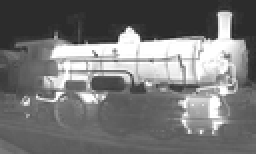
%> input picture K6.png, 128 x 77 px, shrunk from 334 x 200 before the run (shown 2 times larger)
$ octave MAIN.m   (GNU Octave 9; MATLAB toolbox functions it lacks are replaced by stand-ins)
%> lines starting %> are read from the running program, lines starting %| are printed output that depends on the picture; in (x1, y1, x2, y2) boxes, pixels count from 0 and x2, y2 are one past the last pixel; in counts of white or black regions, pixels touching at a corner belong together; the program's own positions count from 1
%%%%%%%%%%%%%%%%%%%%%%%%%%%%%%%%%%%%%%%%%%%%%%%%%%%%%%%%%%%%%%%%%%%%%%%%%%
% All rights reserved.
% This work should only be used for nonprofit purposes.
% Please cite the paper when you use this code:
% Kat齬c齩餷u, F. (2020). Edge detection method based on heat conduction matrix for infrared images.
% Optical Engineering, 59(9), 093103.
%
% AUTHOR:
%     Ferzan Kat齬c齩餷u,Duzce University, TURKEY.
%     email:katirciogluferzan@gmail.com
%%%%%%%%%%%%%%%%%%%%%%%%%%%%%%%%%%%%%%%%%%%%%%%%%%%%%%%%%%%%%%%%%%%%%%%%%%

clear all;
close all;
clc;
tic
%---------------------------------------------------------------------------
img = imread('K6.png');
%> img is the input picture: size 77x128x3 uint8; min 36, max 255, mean 117.3
img=rgb2gray(img);
%> img: size 77x128 uint8
img=imresize(img,1);
figure; imshow(img);


% STEP 1:Calculation of the average heat conduction matrix
%------------------------------------------------------------------------------------------
img1=img;

h=size(img1,1);
%> h = 77
w=size(img1,2);
%> w = 128

heatmat=zeros(h,w);


   for i=2: (h-2);
        for j=2: (w-2);
        maskGray=zeros(1,9) ;

          for b=1:9;
          [x]=ikomsu(b,i);
          [y]=jkomsu(b,j);

                       col = img1(x,y);
                       maskGray (b) =col;

          end

        [heat_top]=heattrans(maskGray);

        heatmat(i,j)=heat_top;

     end
   end
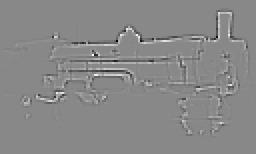
%> heatmat: size 77x128 double (shown 2 times larger); min -18015, max 15622.1, mean 4.5; drawn with min black and max white
%> after the loop, maskGray = [103 103 96 103 96 105 104 97 103]

% STEP 2:Edge Detection
%--------------------------------------------------------------------------------------------
  for i=2: (h);
        for j=2: (w);
             if(heatmat(i,j)>100)
            edge_im(i,j)=255;
             else
            edge_im(i,j)=0;


            end

        end
 end
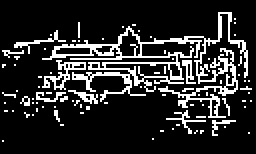
%> edge_im: size 77x128 double (shown 2 times larger); 16.1% white in thin lines or dots, all inside (x1, y1, x2, y2) = (1, 6, 126, 71)
edge_im=uint8(edge_im);
figure; imshow(edge_im); title('Edge image');
toc
%-------------------------------------------------------------------------
% STEP 3: Image Quality Assessment for Edge Detection Aplication

%1.ESSIM

[ESSIM_index] = ESSIM(img,edge_im)

%2. IoU
IoU_Value=iou(img,edge_im)

%3. NCC
NCC_Value=NormalizedCrossCorrelation(img,edge_im)

%4.Edge Intensity
enh1 = sobel_enh_conv(edge_im);
edge_intensity = sum(enh1(:))

%-----------------------------------------------------------------------------------
%FUNCTIONS
%-----------------------------------------------------------------------------------
% [51 lines left out: functions ikomsu, jkomsu, not called in this run]

function [ESSIM_index] = ESSIM(Ref_img, Dis_img)

Ref_img = double(Ref_img);
Dis_img = double(Dis_img);

if size(Ref_img,3)==3
    Ref_img = 0.299 * double(Ref_img(:,:,1)) + 0.587 * double(Ref_img(:,:,2)) + 0.114 * double(Ref_img(:,:,3));
    Dis_img = 0.299 * double(Dis_img(:,:,1)) + 0.587 * double(Dis_img(:,:,2)) + 0.114 * double(Dis_img(:,:,3));
end

[M,N]=size(Ref_img);
%> M = 77; N = 128
f = max(1,round(min(M,N)/256));
%> f = 1
%downsampling by f
%use a simple low-pass filter
if(f>1)
    lpf = ones(f,f);
    lpf = lpf/sum(lpf(:));
    Ref_img = imfilter(Ref_img,lpf,'symmetric','same');
    Dis_img = imfilter(Dis_img,lpf,'symmetric','same');

    Ref_img = Ref_img(1:f:end,1:f:end);
    Dis_img = Dis_img(1:f:end,1:f:end);
end
[m,n]=size(Ref_img);
%> m = 77; n = 128

% Fractional gradient
[g1]=directional_gradient(Ref_img);
[g2]=directional_gradient(Dis_img);
%> in directional_gradient (call 2), `g(:,:,4)=filter2(K4,f,'same');`:
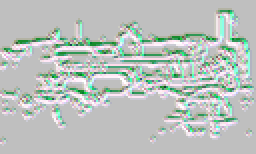
%> g: size 77x128x4 double (shown 2 times larger); mean R, G, B, A 0, 0, 0, 0; mean of the top-left, top-right, bottom-left and bottom-right quarters -2.5, -0.3, 0.4, 2.4; transparent parts drawn white
L=255;
alfa=0.5;
K(1)=10;
C1 = (K(1)*L).^(2*alfa);


grad1=abs(g1(:,:,[1,3])-g1(:,:,[2,4])).^alfa;
grad2=abs(g2(:,:,[1,3])-g2(:,:,[2,4])).^alfa;

[Y X]=meshgrid(1:n,1:m);
[x ind3]=max(grad1,[],3);
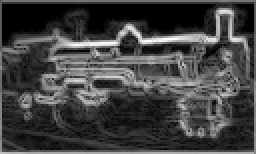
%> x: size 77x128 double (shown 2 times larger); min 0, max 18.59, mean 4.83; drawn with min black and max white
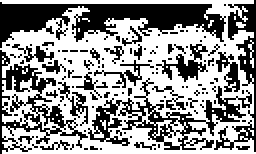
%> ind3: size 77x128 double (shown 2 times larger); values 1 (black) and 2 (white), 57.2% white; 119 black regions (104 under 20 px), largest, box (x1, y1, x2, y2) and area: (0, 1, 113, 24) 1301, (44, 39, 126, 75) 781, (0, 25, 44, 77) 614

ind=sub2ind([m,n,2],X(:),Y(:),ind3(:));
map=(2*grad1(ind).*grad2(ind)+C1)./(grad1(ind).^2+grad2(ind).^2+C1);
ESSIM_index=mean(map(:));
%> ESSIM_index = 0.989

end


function  [g]=directional_gradient(f)


[m,n]=size(f);
g=zeros(m,n,4);

K1=zeros(5);K2=K1; K3=K1; K4=K1;
Kt=1/16*[3 10 3;0 0 0; -3 -10 -3];
K1(2:4,2:4)=Kt;  K2=K1';
K3=1/16*[ 0     0     3     0     0;
    0    10     0     0     0;
    3     0     0     0    -3;
    0     0     0   -10     0;
    0     0    -3     0     0];
K4=rot90(K3);

g(:,:,1)=filter2(K1,f,'same');
g(:,:,2)=filter2(K2,f,'same');
g(:,:,3)=filter2(K3,f,'same');
g(:,:,4)=filter2(K4,f,'same');
end


function d = iou(in1,in2)

% inputs are bounding box vectors
if (isvector(in1) && numel(in1) == 4) && (isvector(in2) && numel(in2) == 4)
    intersectionBox = [max(in1(1:2), in2(1:2)), min(in1(3:4), in2(3:4))];
    iw = intersectionBox(3)-intersectionBox(1)+1;
    ih = intersectionBox(4)-intersectionBox(2)+1;
    if iw>0 && ih>0
        % compute overlap as area of intersection / area of union
        unionArea = (in1(3)-in1(1)+1)*(in1(4)-in1(2)+1)+...
                    (in2(3)-in2(1)+1)*(in2(4)-in2(2)+1)- iw*ih;
        d = iw*ih/unionArea;
    else
        d = 0;
    end
% inputs are bounding box matrices
elseif size(in1,2) == 4 && size(in2,2) == 4
    intersectionBox = [max(in1(:,1), in2(:,1)), max(in1(:,2), in2(:,2)),...
                       min(in1(:,3), in2(:,3)), min(in1(:,4), in2(:,4))];
    iw = intersectionBox(:,3)-intersectionBox(:,1)+1;
    ih = intersectionBox(:,4)-intersectionBox(:,2)+1;
    unionArea = bsxfun(@minus, in1(:,3), in1(:,1)-1) .*...
                bsxfun(@minus, in1(:,4), in1(:,2)-1)  +...
                bsxfun(@minus, in2(:,3), in2(:,1)-1) .*...
                bsxfun(@minus, in2(:,4), in2(:,2)-1)  - iw.*ih;
    d = iw .* ih ./ unionArea;
    d(iw <= 0 | ih <= 0) = 0;
% inputs are binary masks
elseif ismatrix(in1) && ismatrix(in2)
    assert(isequal(size(in1),size(in2)),'Masks must have the same dimensions')
    u = nnz(in1 | in2);
%> u = 9856
    if u > 0
        d = nnz(in1 & in2) / u;
%> d = 0.161
    else
        d = 0;
    end
else
    error('Input must be two logical masks or two bounding box vector/matrices')
end
end


function NK = NormalizedCrossCorrelation(origImg, distImg)

origImg = double(origImg);
distImg = double(distImg);

NK = sum(sum(origImg .* distImg)) / sum(sum(origImg .* origImg));
%> NK = 0.453
end

function s = sobel_enh_conv (image)

m = [-1 -2 -1;0 0 0;1 2 1];
m2 = m';
i = image;

[si1 si2] = size(i);
%> si1 = 77; si2 = 128

result = conv2(m,i);
result1 = conv2 (m2,i);

result = result(2:si1+1, 2:si2+1);
%> result: size 77x128 double
result1 = result1(2:si1+1, 2:si2+1);
%> result1: size 77x128 double

% SOBEL EDGE DETECTION
result1 = result1.^2;
result = result.^2;
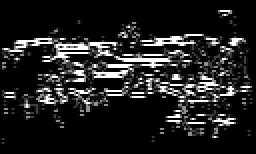
%> result: size 77x128 double (shown 2 times larger); min 0, max 1040400, mean 134945.3; drawn with min black and max white
final = result1 + result;
final = final.^(0.5);
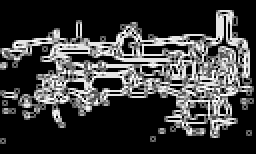
%> final: size 77x128 double (shown 2 times larger); min 0, max 1140.4, mean 271.7; drawn with min black and max white
%> `edge_intensity = sum(enh1(:))`: edge_intensity = 2677511

s = final;

end
